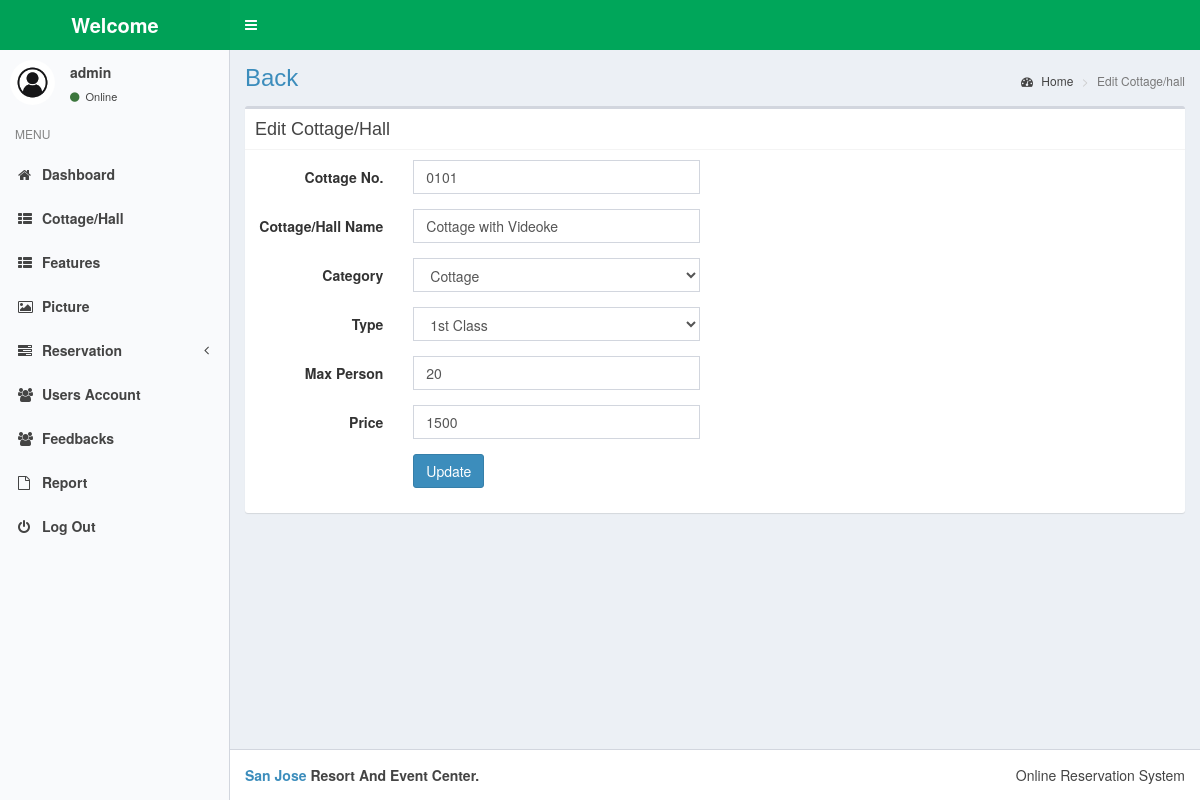
Page /admin/?cottage-edit=5 (signed in) on the committed database.
### admin/view/cottage.php (the view, shortened to what this page needs)
<?php
 if (isset($_GET["cottage-edit"])) {?>
     <section class="content-header">
    <h1>
        <a href="?cottage">Back</a>
    </h1>
    <ol class="breadcrumb">
        <li><a href="#"><i class="fa fa-dashboard"></i> Home</a></li>
        <li class="active">Edit Cottage/hall</li>
    </ol>
</section>
<section class="content container-fluid">
<div class="box box-default">
            <div class="box-header with-border">
              <h3 class="box-title">Edit Cottage/Hall</h3>
            </div>
            <?php
              $getid = $_GET["cottage-edit"];
              $sql   = "SELECT * FROM `cottage/hall` WHERE id = '$getid'";
              $query = mysqli_query($con, $sql);
              $fetch = mysqli_fetch_assoc($query);
            ?>
            <form action="function/function_crud.php" method="post" enctype="multipart/form-data" class="form-horizontal">
              <div class="box-body">
                <div class="row">
                    <div class="col-md-6">
                    <div class="form-group">
                            <label class="col-sm-4 control-label">Cottage No.</label>
                            <div class="col-sm-8">
                            <input type="text" class="form-control" value="<?php echo $fetch["actual_no"]?>" name="actual_no" required>
                            </div>
                            </div>
                        <div class="form-group">
                            <label class="col-sm-4 control-label">Cottage/Hall Name</label>
                            <div class="col-sm-8">
                                <input type="text" class="form-control" value="<?php echo $fetch["name"]?>" name="name" required>
                            </div>
                        </div>
                        <div class="form-group">
                            <label class="col-sm-4 control-label">Category</label>
                            <div class="col-sm-8">
                                <select class="form-control" name="type" required>
                                    <option value="Cottage">Cottage</option>
                                </select>
                            </div>
                        </div>
                        <div class="form-group">
                            <label class="col-sm-4 control-label">Type</label>
                            <div class="col-sm-8">
                                <select class="form-control" name="category" required>
                                    <option value="1st Class">1st Class</option>
                                </select>
                            </div>
                        </div>
                        <div class="form-group">
                            <label class="col-sm-4 control-label">Max Person</label>
                            <div class="col-sm-8">
                                <input type="number" class="form-control" class="form-control" value="<?php echo $fetch["max_person"]?>" name="max-person" required>
                            </div>
                        </div>
                        <div class="form-group">
                            <label class="col-sm-4 control-label">Price</label>
                            <div class="col-sm-8">
                                <input type="text" class="form-control" class="form-control" value="<?php echo $fetch["price"]?>" name="price">
                            </div>
                        </div>
                        <div class="form-group">
                            <label class="col-sm-4 control-label"></label>
                            <div class="col-sm-8">
                                <button type="submit" class="btn btn-primary" name="btn-cottage-edit">Update</button>
                            </div>
                        </div>
                    </div>
                    <div class="col-md-6">
                    </div>
                </div>
              </div>
            </form>
          </div>
</section>
 <?php }
?>

### admin/css/skin-green-light.css (style rules this page uses)
.skin-green-light .content-header { background: transparent; }

### rows in the picture
cottage/hall: actual_no "0101", name "Cottage with Videoke", max-person "20", price "1500"

### other values in the picture
$_SESSION["admin_uname"] "admin"
